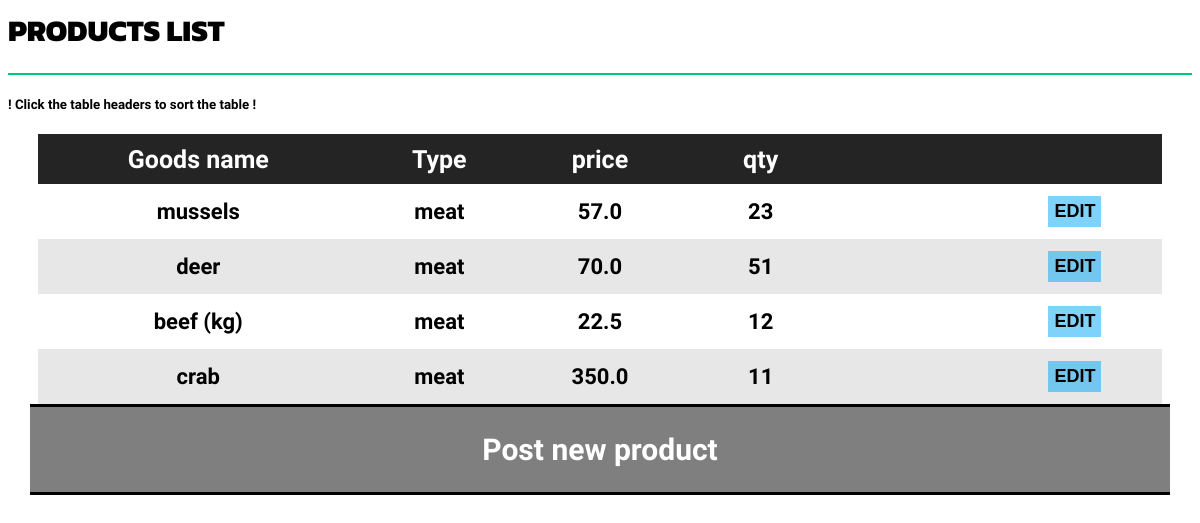
The app's page /SVProduct.php (signed in) with its own data.
### tables this page shows
CREATE TABLE `goods` (
  `GoodsID` int(11) NOT NULL,
  `GoodsType` varchar(5) NOT NULL,
  `GoodsName` varchar(30) NOT NULL,
  `sID` int(11) NOT NULL,
  `Price` float(5,1) NOT NULL,
  `Qty` int(11) NOT NULL,
  PRIMARY KEY (`GoodsID`),
  KEY `FK_sID_idx` (`sID`)
);

### SVProduct.php (the view, shortened to what this page needs)
<html>
    <head>
        <link href="assets/css/basic.css" rel="stylesheet" />
        <link href="css/SVProduct.css" rel="stylesheet" />
    </head>
    <body>
        <div class="row">
            <div class="col-md-12">
                <h1 class="page-head-line">Products list</h1>
            </div>
        </div>
        <h5>! Click the table headers to sort the table !</h5>
        <table class="goods sortable">
            <tr class="first">
                <th class="name">Goods name</th>
                <th class="type">Type</th>
                <th class="price">price</th>
                <th class="qty">qty</th>
                <th class="btn"></th>
            </tr>
                <?php
                    $bgcolor = 0;
                    $conn = conn();
                    $sql = 'SELECT * FROM Goods g, stall s, shopkeeper sk WHERE g.sID = s.sID AND s.skID = sk.skID AND sk.skID = '.$_SESSION['ID'].';';
                    $rs = mysqli_query($conn, $sql);
                    while($rc = mysqli_fetch_assoc($rs)){
                ?>
            <tr class="content
            <?php
                if($bgcolor==0){
                    $bgcolor=1;
                }else{
                    echo "bgcolor";
                    $bgcolor=0;
                }
            ?>
            ">
                <form method="POST" action="SEProduct.php">
                    <td class="name"><?php echo $rc['GoodsName']; ?></td>
                    <td class="type"><?php echo $rc['GoodsType']; ?></td>
                    <td class="price"><?php echo $rc['Price']; ?></td>
                    <td class="qty"><?php echo $rc['Qty']; ?></td>
                    <td class="btn">
                        <button type="submit" id="btnEdit" class="btnEdit">Edit</button>
                    </td>
                </form>
            </tr>
            <?php
                    }
            ?>
        </table>
        <div class="add" colspan="5" onclick="location.href='SProduct.php'">Post new product</div>
    </body>
</html>

### assets/css/basic.css (style rules this page uses)
body { font-family: 'Varela Round', sans-serif; }
.page-head-line { font-size: 30px; text-transform: uppercase; color: #000; font-weight: 800; padding-bottom: 20px; border-bottom: 2px solid #00CA79; margin-bottom: 10px; font-family: 'Kanit', sans-serif; }

### css/SVProduct.css (style rules this page uses)
.goods { width: 95%; margin: 10px auto 0px auto; text-align: center; font-size: 22px; border-collapse: collapse; }
.name { width: 20%; }
.type { width: 10%; }
.price { width: 10%; }
.qty { width: 10%; }
.btn { width: 20%; }
.first { background: rgb(36, 36, 36); color: white; padding-top: 12px; padding-bottom: 12px; font-size: 25px; height: 50px; }
.first th { background-color: rgb(36, 36, 36); border: none; }
.content td { padding-top: 12px; padding-bottom: 12px; font-weight: bold; }
.bgcolor { background: rgb(231, 231, 231); }
#btnEdit { display: block; float: right; margin-right: 60px; width: auto; height: 100%; background-color: rgba(0, 166, 243, 0.5); border: none; padding-top: 5px; padding-bottom: 5px; text-transform:uppercase; font-weight: bold; font-size: 18px; transition: background-color 0.2s ease-in; cursor: pointer; }
.add { display: block; width: 92%; background: rgba(114, 114, 114, 0.9); text-align: center; font-size: 30px; font-weight: bold; color: white; padding: 25px; margin: 0px auto; transition: 0.2s ease; cursor: pointer; border-top: 3px solid black; border-bottom: 3px solid black; }

### records on screen
goods: GoodsName "mussels", GoodsType "meat", Price "57.0", Qty "23"
goods: GoodsName "deer", GoodsType "meat", Price "70.0", Qty "51"
goods: GoodsName "beef (kg)", GoodsType "meat", Price "22.5", Qty "12"
goods: GoodsName "crab", GoodsType "meat", Price "350.0", Qty "11"
